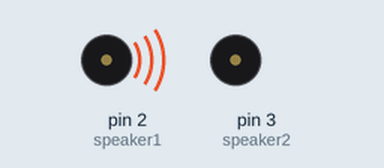
Recording of a sketch running on a simulated Arduino Uno, built with avr-gcc and run on an emulated ATmega328P. Parts: buzzer (waves = sounding, pin HIGH). Pins used as bus, display or sensor lines are not drawn.

Above: at 0.1 s.
Timing chart, 0 to 1.6 s (numbered marks = the images above):
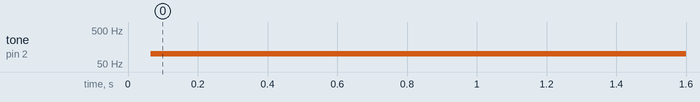

The sketch:

dualTonePlayground.ino
```cpp
#include <TimerOne.h>

int speaker1 = 2;
int speaker2 = 3;

int singleToneState = 0;
int myPeriod;
int myDuration;
int count = 0;

void setup(){
  pinMode(speaker1, OUTPUT);
  pinMode(speaker2, OUTPUT);
}

int p = 1000/200;

void loop(){

 /*digitalWrite(speaker1, HIGH);
 delay(p);
 digitalWrite(speaker1, LOW);
 delay(p);*/
 //tone(speaker1, 200);
 singleTone(speaker1, 200, 2000);
 delay(10000);
 while(1);
}

void singleTone(int pin, int freq, int duration){
  int period = 1000000 / freq;
  myPeriod = period;
  myDuration = duration;
  Timer1.detachInterrupt();
  Timer1.initialize(myPeriod);
  Timer1.attachInterrupt(playSingleTone);
}

void dualTone(int pin1, int freq1, int pin2, int freq2, int duration){
 int period1 = 1000000 / freq1;
 int period2 = 1000000 / freq2;
 int period = LCM(period1, period2);
 Timer1.detachInterrupt();
 //Timer1.attachInterrupt(ISR, LCM(tone1, tone2));
}

void playSingleTone(){
  singleToneState = !singleToneState;
  //count ++;
  if (singleToneState)
    digitalWrite(speaker1, HIGH);
  else
    digitalWrite(speaker1, LOW);
  /*if ((count * myPeriod) > (myDuration * 1000)){
    digitalWrite(speaker1, LOW);
    Timer1.detachInterrupt();
    count = 0;
  }*/
}

int LCM(int num1, int num2){
  int max;
  max = (num1<num2) ? num1 : num2;
  while(1){
    if ((max % num1 == 0) && (max % num2 == 0))
       return max;
    ++max;
  }
}
```

Measured:
- by itself, tone on pin 2 (speaker1): silent → 100 Hz at 0.07 s
